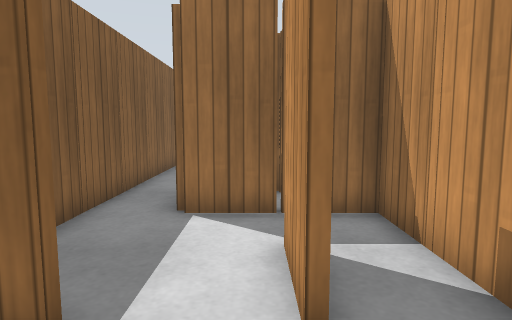
View 1 (above)

24 first-person views from a walk through a world built for the Gazebo simulator. The camera is 0.86 m above the floor, tilts 6° down and sees 75° across. The floor is counted in squares, 0.5 m on a side. Each view is taken from the middle of a square. On the plan, view 1 faces up. The plan holds only what a view shows up to about 16 squares ahead; the rest is blank. Gazebo's built-in surfaces are drawn with simple patterns.

View 2
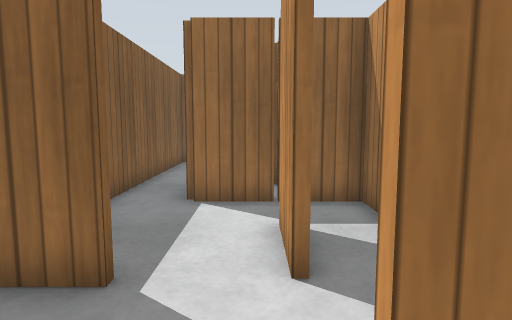

View 3
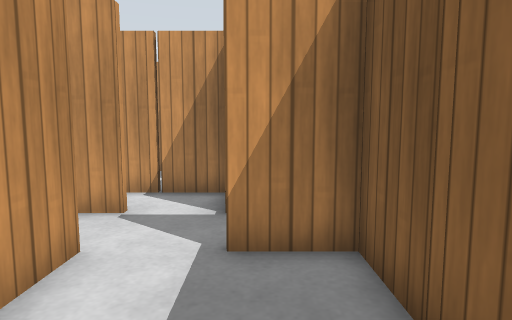

View 4
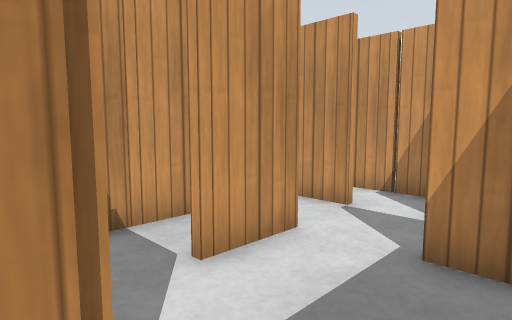

View 5
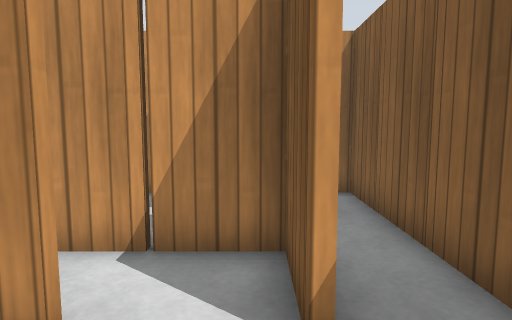

View 6
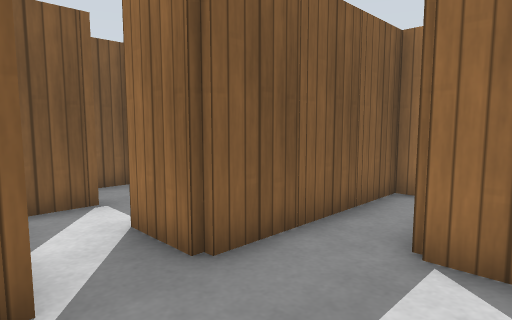

View 7
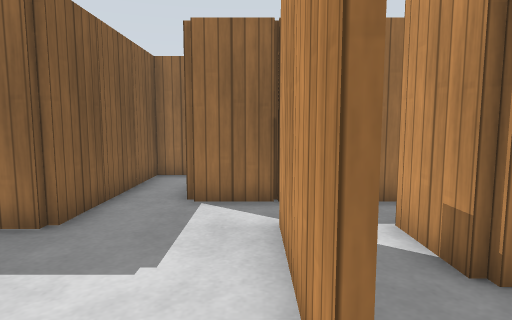

View 8
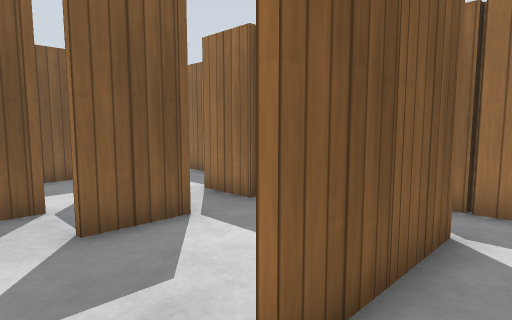

View 9
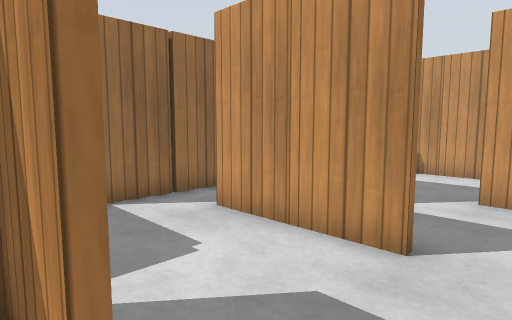

View 10
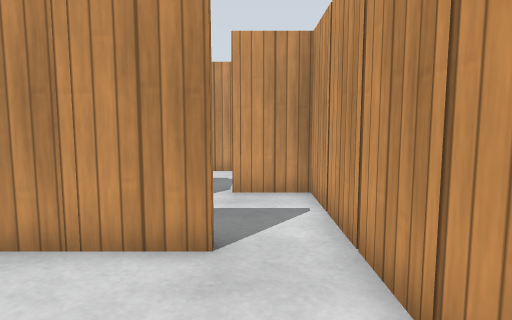

View 11
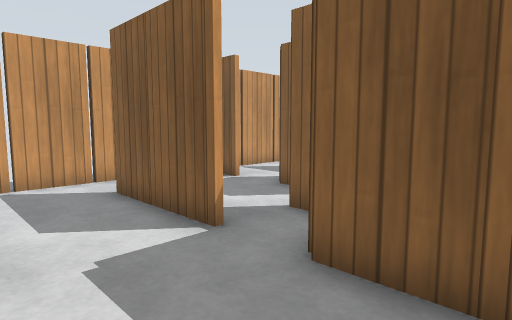

View 12
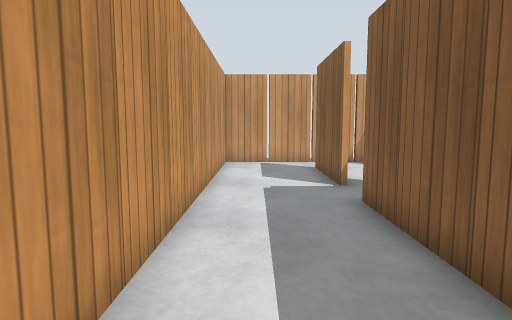

View 13
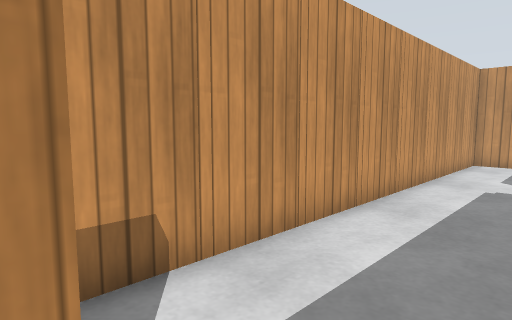

View 14
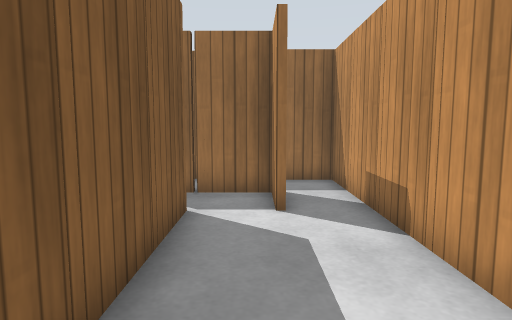

View 15
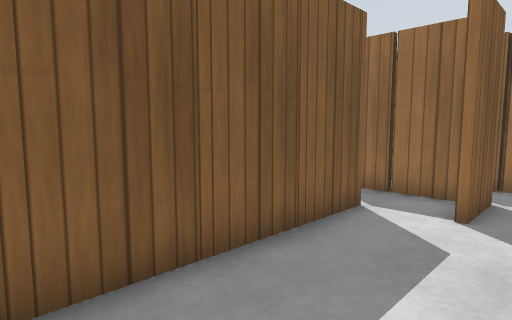

View 16
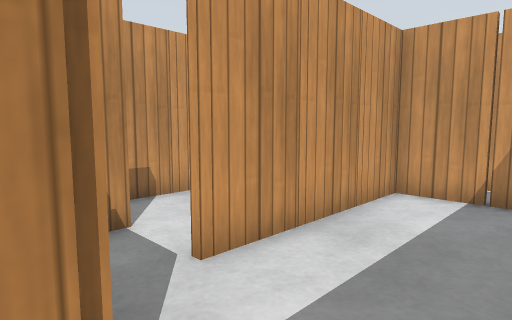

View 17
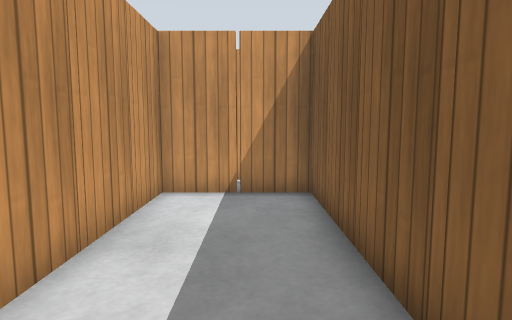

View 18
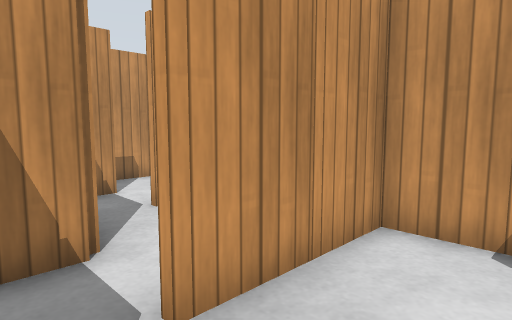

View 19
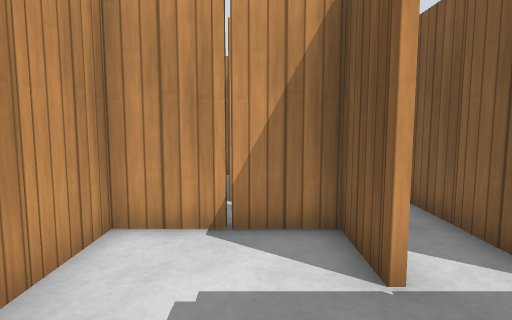

View 20
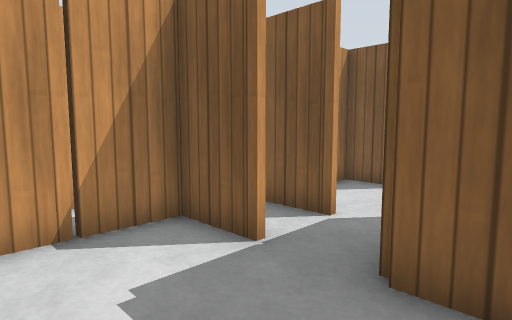

View 21
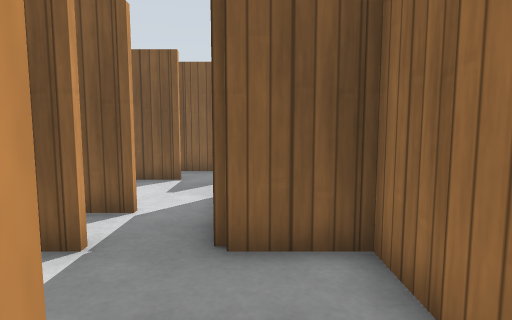

View 22
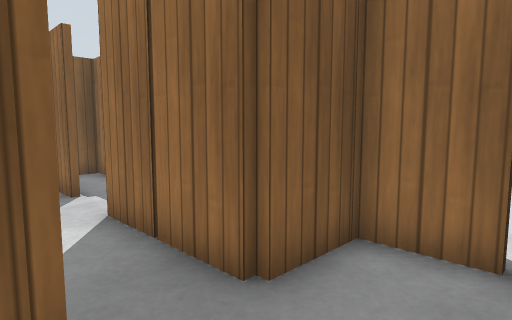

View 23
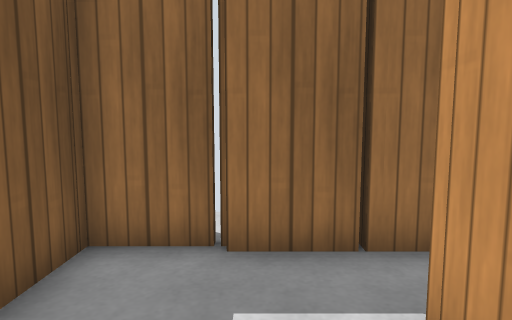

View 24
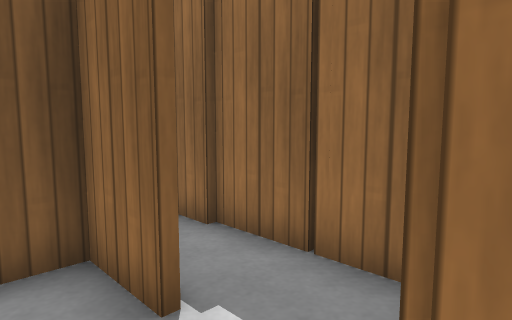

### Floor plan
Points are (right, up) in squares from view 1. A wall is a line through its corners. A room is listed if a view was taken in it or the views show most of it. See-through windows are left out.
Room 1 (views 1, 2, 3, 4, 5, 6, 7, 9)
walls: (2.6, 1.5) (2.6, 0.4) (0.5, 0.4); (2.4, 3) (2.4, 6.5); (2.6, 3.5) (2.6, 2.4); (0.4, 2.5) (0.4, 3.6); (0.5, 0.6) (2, 0.6); (2.6, -1.9) (2.6, -3.5); (6.6, -0.5) (6.6, -1.6); (3.6, 6.4) (-1.5, 6.4); (-1.5, 2.4) (-3.1, 2.4); (2.6, 6.5) (2.6, 4.4); (-1.4, -0.4) (-1.4, -1.4) (1.8, -1.4); (6.6, -2.5) (6.6, -3.5); (9.2, 2.4) (4.5, 2.4); (-3.4, 2.2) (-3.4, 1.4); (8.4, -1.5) (8.4, -0.5); (6.4, -3.5) (6.4, -0.5); (3.6, -5.4) (7.5, -5.4); (1.5, -5.4) (2.1, -5.4); (-3.4, 7.5) (-3.4, 2.6) (-1.5, 2.6)
ways out: opening at (8.6, -2.2) to room 2; opening at (-3, -1.5) to room 3; opening at (1.5, -4.5) to room 3; opening at (-3, 6.5) to room 5
objects: wooden post (-4, 5); wooden post (-4, 7); wooden post (-1, 0); wooden post (1, -1); wooden post (1, 4); wooden post (3, -2); wooden post (3, 2); wooden post (3, 4); wooden post (5, -5); wooden post (7, -5); wooden post (7, -2); wooden post (7, 0); wooden post (7, 2)
Room 2 (views 8, 11, 12, 13, 14, 15)
walls: (14.6, 5.6) (14.6, 2.5); (14.6, 7.5) (14.6, 6.4); (12.6, 1.1) (12.6, 0.5); (14.6, -0.4) (14.6, -1.5); (10.6, 5.6) (10.6, 4.6) (14.4, 4.6) (14.4, 9.6); (14.6, 9.5) (14.6, 8.4); (10.6, 7.6) (10.6, 6.5); (14.6, -2.4) (14.6, -3.5); (16.4, 10.5) (16.4, 12.4) (13.6, 12.4); (10.6, -1) (10.6, -1.5); (10.6, 9.6) (10.6, 8.5); (14.4, -3.2) (14.4, -0.6); (16.6, 11.5) (16.6, 10.5); (10.6, 11.4) (10.6, 10.5); (11.9, -5.4) (18.4, -5.4) (18.4, 14.4) (16.2, 14.4); (14.1, 14.6) (13.5, 14.6); (7.5, -5.4) (9.5, -5.4)
ways out: opening at (8.6, -2.2) to room 1; opening at (12.2, 11.8) to room 4
objects: wooden post (9, -5); wooden post (9, 0); wooden post (11, -4); wooden post (11, 6); wooden post (11, 8); wooden post (13, -5); wooden post (13, 5); wooden post (15, -5); wooden post (15, -2); wooden post (15, 0); wooden post (15, 4); wooden post (15, 6); wooden post (15, 8); wooden post (15, 10); wooden post (15, 13); wooden post (17, -5); wooden post (17, 12); wooden post (17, 14); wooden post (19, -4); wooden post (19, -2); wooden post (19, 0); wooden post (19, 2); wooden post (19, 4); wooden post (19, 6); wooden post (19, 8); wooden post (19, 10); wooden post (19, 12)
Room 3 (view 10)
walls: (2.4, -3.5) (2.4, -1.5); (-3.4, 0) (-3.4, -5.4) (-3, -5.4)
ways out: opening at (-3, -1.5) to room 1; opening at (1.5, -4.5) to room 1
objects: wooden post (-4, -3); wooden post (-4, -1); wooden post (1, -4)
Room 4 (views 16, 17, 18, 19, 20, 21, 22, 23)
walls: (8.5, 14.6) (6.6, 14.6) (6.6, 12.4) (5.4, 12.4); (10.5, 14.4) (8.5, 14.4); (6.6, 9.6) (6.6, 8.6) (10.4, 8.6) (10.4, 11.6); (12.4, 12.5) (12.4, 13.5)
ways out: opening at (12.2, 11.8) to room 2; opening at (4.3, 11) to room 5; opening at (6, 9)
objects: wooden post (5, 10); wooden post (7, 10); wooden post (7, 14); wooden post (9, 9); wooden post (9, 15); wooden post (11, 10); wooden post (11, 12); wooden post (11, 14); wooden post (11, 15)
Room 5 (view 24)
walls: (0.6, 9.6) (0.6, 8.6) (1.1, 8.6); (0.5, 12.4) (-1.4, 12.4) (-1.4, 10.5); (1.8, 14.6) (-1.6, 14.6); (-1.5, 14.4) (-3.4, 14.4) (-3.4, 7.5); (5.4, 12.4) (2.5, 12.4)
ways out: opening at (-3, 6.5) to room 1; opening at (4.3, 11) to room 4
objects: wooden post (-4, 9); wooden post (-4, 11); wooden post (-4, 13); wooden post (-1, 10); wooden post (1, 7); wooden post (1, 10); wooden post (1, 15); wooden post (5, 13)

Where each view was taken, in squares from view 1:
view 1: 0 up, 0 right, facing up
view 2: 1 down, 0 right, facing up
view 3: 7 up, 2 left, facing down
view 4: 7 up, 3 left, facing down-right
view 5: 3 up, 1 left, facing down
view 6: 2 down, 6 right, facing up-left
view 7: 5 down, 6 right, facing up
view 8: 5 down, 8 right, facing up-left
view 9: 5 down, 2 right, facing up-right
view 10: 4 down, 2 right, facing right
view 11: 5 up, 18 right, facing down-left
view 12: 10 up, 17 right, facing down
view 13: 11 up, 15 right, facing down-right
view 14: 4 up, 16 right, facing up
view 15: 4 up, 18 right, facing up-left
view 16: 13 up, 11 right, facing down-right
view 17: 13 up, 12 right, facing down
view 18: 14 up, 8 right, facing down-right
view 19: 14 up, 8 right, facing down
view 20: 14 up, 10 right, facing down-left
view 21: 13 up, 11 right, facing left
view 22: 10 up, 9 right, facing up-left
view 23: 10 up, 9 right, facing up
view 24: 11 up, 3 right, facing up-left
